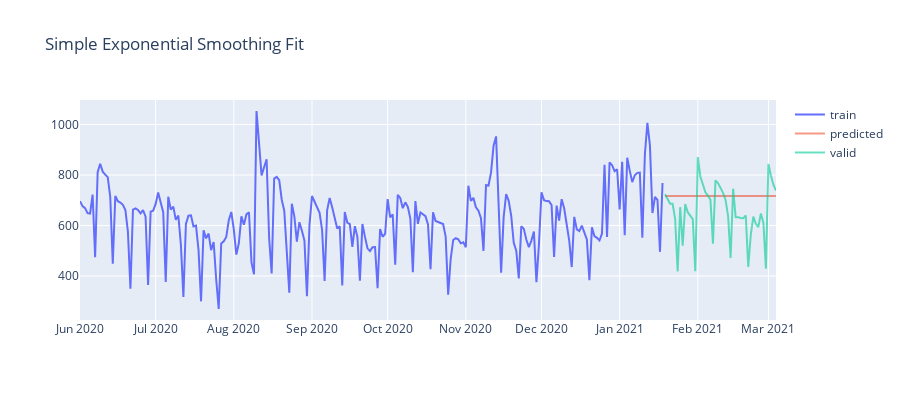

Here is the notebook cell this chart was saved with:
### Code cell
fig = go.Figure()
fig.add_trace(go.Scatter(x=train.index,y=train.values,
                    mode='lines',
                    name='train'))
fig.add_trace(go.Scatter(x=ses1.index,y=ses1.values,opacity=0.6,
                    mode='lines',
                    name='predicted'))
fig.add_trace(go.Scatter(x=valid.index,y=valid.values,opacity=0.6,
                    mode='lines',
                    name='valid'))
fig.update_layout(height=400,
                 title=f'Simple Exponential Smoothing Fit')
fig.show()
resid_summary(ses.resid) #for single exp smoothing
